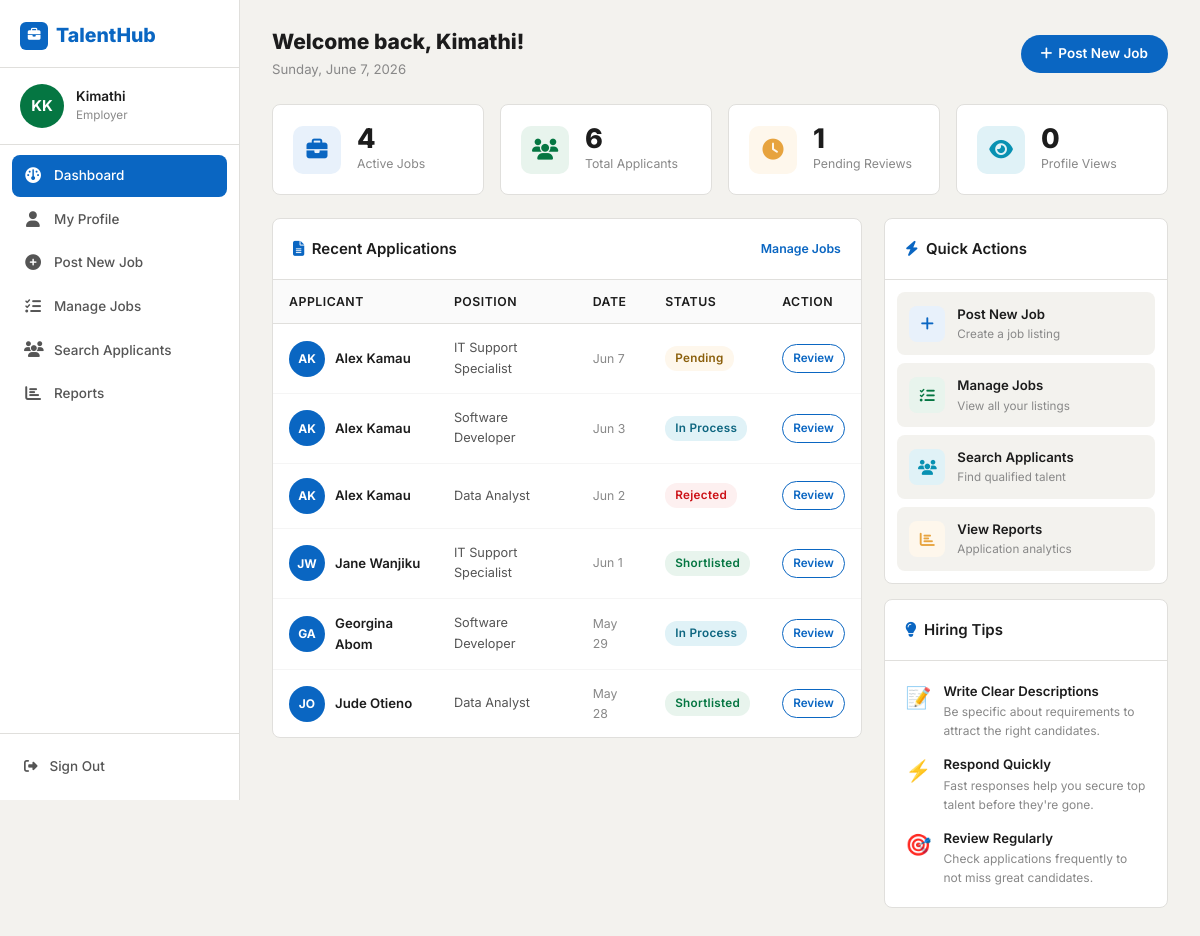
Screenshot of /staff/ (signed in) with the database file from the repository.
### job_seeker/models.py (models this page shows, shortened)
class User(AbstractUser):
    STAFF = 'staff'
    APPLICANT = 'applicant'
    user_types = [
        (STAFF, 'staff'),
        (APPLICANT, 'applicant'),
    ]
    contact = models.CharField(max_length=100, blank=True)
    location = models.CharField(max_length=100, blank=True)
    user_type = models.CharField(max_length=20, choices=user_types, blank=True)
    class Meta:
        ordering = ['first_name', 'last_name']
    @property
    def full_name(self):
        return f'{self.first_name} {self.last_name}'.strip() or self.username
    @property
    def initials(self):
        parts = self.full_name.split()
        if len(parts) >= 2:
            return (parts[0][0] + parts[-1][0]).upper()
        return self.username[:2].upper()

class Application(models.Model):
    job = models.ForeignKey(Job, on_delete=CASCADE)
    applicant = models.ForeignKey(Applicant, on_delete=CASCADE, related_name='applications')
    date_applied = models.DateTimeField(default=timezone.now)
    resume = models.FileField(upload_to='applications/resumes/', null=True, blank=True, verbose_name='Resume/CV')
    cover_letter = models.FileField(upload_to='cover_letters/', null=True, blank=True)
    status = models.CharField(max_length=20, choices=APPLICATION_STATUS, default='pending')
    reviewed_by = models.ForeignKey(Staff, blank=True, null=True, on_delete=SET_NULL, related_name='reviewed_applications')
    date_reviewed = models.DateTimeField(blank=True, null=True)
    approved = models.BooleanField(default=False)
    approved_by = models.ForeignKey(Staff, blank=True, null=True, on_delete=SET_NULL)
    date_approved = models.DateTimeField(blank=True, null=True)
    class Meta:
        constraints = [
            UniqueConstraint(fields=['job', 'applicant'], name='unique_applicant_job_match')
        ]
        ordering = ['-date_applied']

class Applicant(models.Model):
    user = models.OneToOneField(User, on_delete=CASCADE, primary_key=True, related_name='applicant')
    resume = models.FileField(upload_to='resumes/', null=True, blank=True)
    grad_year = models.IntegerField(blank=True, null=True)
    job_type = models.CharField(max_length=30, choices=JOB_TYPES, default='Full Time')

class Job(models.Model):
    staff = models.ForeignKey(User, related_name='jobs', on_delete=models.CASCADE, null=True)
    title = models.CharField(max_length=255)
    company = models.CharField(max_length=200, null=True, blank=True)
    location = models.CharField(max_length=255)
    description = models.TextField()
    skills_req = models.CharField(max_length=500, null=True, blank=True)
    job_type = models.CharField(max_length=30, choices=JOB_TYPES, default='Full Time', null=True)
    link = models.URLField(null=True, blank=True)
    salary = models.CharField(max_length=100, null=True, blank=True)
    slug = AutoSlugField(populate_from='title', unique=True, null=True)
    date_posted = models.DateTimeField(default=timezone.now)
    deadline = models.DateField(null=True, blank=True)

### job_seeker/decorators.py (the view)
    def wrapper_func(request, *args, **kwargs):
        if not request.user.is_authenticated:
            return redirect('login')
        if request.user.user_type == User.STAFF or request.user.is_superuser:
            return view_func(request, *args, **kwargs)
        messages.error(request, 'Access denied. This page is for employers only.')
        return redirect('home')

### job_seeker/views.py (called while the page is built)
@login_required
@staff_required
def staff_dashboard(request):
    user = request.user
    my_jobs = Job.objects.filter(staff=user)
    total_applicants = Application.objects.filter(job__staff=user).count()
    pending = Application.objects.filter(job__staff=user, status='pending').count()
    recent_applications = Application.objects.filter(
        job__staff=user
    ).select_related('job', 'applicant__user').order_by('-date_applied')[:10]
    context = {
        'active_jobs': my_jobs.count(),
        'total_applicants': total_applicants,
        'pending_reviews': pending,
        'profile_views': 0,
        'recent_applications': recent_applications,
        'my_jobs': my_jobs[:5],
    }
    return render(request, 'staff/staff.html', context)

### templates/staff/staff.html (shortened to what this page needs)
{% extends 'base.html' %}
{% block body %}
{% include 'staff/side_bar_staff.html' %}
<div class="sidebar-main">
  <div class="page-header">
    <div>
      <h1 class="page-title">Welcome back, {{ request.user.first_name|default:request.user.username }}!</h1>
      <p class="page-subtitle">{% now "l, N j, Y" %}</p>
    </div>
    <a href="{% url 'add-job' %}" class="btn-primary-th">
      <i class="fa-solid fa-plus"></i> Post New Job
    </a>
  </div>
  <div class="stats-row mb-4">
    <div class="stat-card">
      <div class="stat-icon stat-icon-blue"><i class="fa-solid fa-briefcase"></i></div>
      <div>
        <div class="stat-number">{{ active_jobs }}</div>
        <p class="stat-label">Active Jobs</p>
      </div>
    </div>
    <div class="stat-card">
      <div class="stat-icon stat-icon-green"><i class="fa-solid fa-users"></i></div>
      <div>
        <div class="stat-number">{{ total_applicants }}</div>
        <p class="stat-label">Total Applicants</p>
      </div>
    </div>
    <div class="stat-card">
      <div class="stat-icon stat-icon-orange"><i class="fa-solid fa-clock"></i></div>
      <div>
        <div class="stat-number">{{ pending_reviews }}</div>
        <p class="stat-label">Pending Reviews</p>
      </div>
    </div>
    <div class="stat-card">
      <div class="stat-icon stat-icon-info"><i class="fa-solid fa-eye"></i></div>
      <div>
        <div class="stat-number">0</div>
        <p class="stat-label">Profile Views</p>
      </div>
    </div>
  </div>
  <div class="row g-4">
    <div class="col-lg-8">
      <div class="th-card">
        <div class="th-card-header d-flex justify-content-between align-items-center">
          <span><i class="fa-solid fa-file-lines me-2 text-primary-th"></i>Recent Applications</span>
          <a href="{% url 'job-list' %}" style="font-size:.82rem;color:var(--primary);">Manage Jobs</a>
        </div>
        <div class="th-card-body" style="padding:0;">
          {% if recent_applications %}
          <table class="th-table">
            <thead>
              <tr>
                <th>Applicant</th>
                <th>Position</th>
                <th>Date</th>
                <th>Status</th>
                <th>Action</th>
              </tr>
            </thead>
            <tbody>
              {% for app in recent_applications %}
              <tr>
                <td>
                  <div class="td-user">
                    <div class="td-avatar">{{ app.applicant.user.initials }}</div>
                    <div style="font-size:.88rem;font-weight:600;color:var(--text-dark);">{{ app.applicant.user.full_name }}</div>
                  </div>
                </td>
                <td style="font-size:.85rem;">{{ app.job.title }}</td>
                <td style="font-size:.82rem;color:var(--text-light);">{{ app.date_applied|date:"M j" }}</td>
                <td><span class="badge-status badge-{{ app.status }}">{{ app.get_status_display }}</span></td>
                <td>
                  <a href="{% url 'applicant-details' app.id %}" class="btn-outline-th" style="font-size:.78rem;padding:4px 10px;">Review</a>
                </td>
              </tr>
              {% endfor %}
            </tbody>
          </table>
          {% endif %}
        </div>
      </div>
    </div>
    <div class="col-lg-4">
      <div class="th-card mb-3">
        <div class="th-card-header"><i class="fa-solid fa-bolt me-2 text-primary-th"></i>Quick Actions</div>
        <div class="th-card-body" style="padding:12px;">
          <div style="display:flex;flex-direction:column;gap:8px;">
            <a href="{% url 'add-job' %}" style="display:flex;align-items:center;gap:12px;padding:12px;background:var(--bg);border-radius:8px;text-decoration:none;">
              <div style="width:36px;height:36px;background:var(--primary-lt);border-radius:8px;display:flex;align-items:center;justify-content:center;color:var(--primary);">
                <i class="fa-solid fa-plus"></i>
              </div>
              <div>
                <div style="font-size:.88rem;font-weight:600;color:var(--text-dark);">Post New Job</div>
                <div style="font-size:.78rem;color:var(--text-light);">Create a job listing</div>
              </div>
            </a>
            <a href="{% url 'job-list' %}" style="display:flex;align-items:center;gap:12px;padding:12px;background:var(--bg);border-radius:8px;text-decoration:none;">
              <div style="width:36px;height:36px;background:var(--success-lt);border-radius:8px;display:flex;align-items:center;justify-content:center;color:var(--success);">
                <i class="fa-solid fa-list-check"></i>
              </div>
              <div>
                <div style="font-size:.88rem;font-weight:600;color:var(--text-dark);">Manage Jobs</div>
                <div style="font-size:.78rem;color:var(--text-light);">View all your listings</div>
              </div>
            </a>
            <a href="{% url 'search-applicant' %}" style="display:flex;align-items:center;gap:12px;padding:12px;background:var(--bg);border-radius:8px;text-decoration:none;">
              <div style="width:36px;height:36px;background:var(--info-lt);border-radius:8px;display:flex;align-items:center;justify-content:center;color:var(--info);">
                <i class="fa-solid fa-users"></i>
              </div>
              <div>
                <div style="font-size:.88rem;font-weight:600;color:var(--text-dark);">Search Applicants</div>
                <div style="font-size:.78rem;color:var(--text-light);">Find qualified talent</div>
              </div>
            </a>
            <a href="{% url 'applied-any-month' %}" style="display:flex;align-items:center;gap:12px;padding:12px;background:var(--bg);border-radius:8px;text-decoration:none;">
              <div style="width:36px;height:36px;background:var(--warning-lt);border-radius:8px;display:flex;align-items:center;justify-content:center;color:var(--warning);">
                <i class="fa-solid fa-chart-bar"></i>
              </div>
              <div>
                <div style="font-size:.88rem;font-weight:600;color:var(--text-dark);">View Reports</div>
                <div style="font-size:.78rem;color:var(--text-light);">Application analytics</div>
              </div>
            </a>
          </div>
        </div>
      </div>
      <div class="th-card">
        <div class="th-card-header"><i class="fa-solid fa-lightbulb me-2 text-primary-th"></i>Hiring Tips</div>
        <div class="th-card-body">
          <div style="display:flex;flex-direction:column;gap:14px;">
            <div style="display:flex;gap:12px;">
              <div style="font-size:1.4rem;flex-shrink:0;">📝</div>
              <div>
                <div style="font-size:.88rem;font-weight:600;color:var(--text-dark);">Write Clear Descriptions</div>
                <div style="font-size:.8rem;color:var(--text-light);">Be specific about requirements to attract the right candidates.</div>
              </div>
            </div>
            <div style="display:flex;gap:12px;">
              <div style="font-size:1.4rem;flex-shrink:0;">⚡</div>
              <div>
                <div style="font-size:.88rem;font-weight:600;color:var(--text-dark);">Respond Quickly</div>
                <div style="font-size:.8rem;color:var(--text-light);">Fast responses help you secure top talent before they're gone.</div>
              </div>
            </div>
            <div style="display:flex;gap:12px;">
              <div style="font-size:1.4rem;flex-shrink:0;">🎯</div>
              <div>
                <div style="font-size:.88rem;font-weight:600;color:var(--text-dark);">Review Regularly</div>
                <div style="font-size:.8rem;color:var(--text-light);">Check applications frequently to not miss great candidates.</div>
              </div>
            </div>
          </div>
        </div>
      </div>
    </div>
  </div>
</div>
{% endblock %}

### templates/staff/side_bar_staff.html (shortened to what this page needs)
{% load static %}
<aside class="th-sidebar" id="staffSidebar">
  <div class="sidebar-logo-area">
    <a href="{% url 'home' %}" class="sidebar-logo">
      <div style="width:28px;height:28px;background:var(--primary);border-radius:6px;display:flex;align-items:center;justify-content:center;color:white;font-size:.85rem;flex-shrink:0;">
        <i class="fa-solid fa-briefcase"></i>
      </div>
      TalentHub
    </a>
  </div>
  <div class="sidebar-user-area">
    <div class="sidebar-avatar" style="background:var(--success);">{{ request.user.initials }}</div>
    <div style="min-width:0;">
      <p class="sidebar-user-name">{{ request.user.first_name|default:request.user.username }}</p>
      <p class="sidebar-user-email">Employer</p>
    </div>
  </div>
  <ul class="sidebar-nav">
    <li>
      <a href="{% url 'staff' %}" class="{% if request.resolver_match.url_name == 'staff' %}active{% endif %}">
        <i class="fa-solid fa-gauge"></i> Dashboard
      </a>
    </li>
    <li>
      <a href="{% url 'my-profile' %}" class="{% if request.resolver_match.url_name == 'my-profile' %}active{% endif %}">
        <i class="fa-solid fa-user"></i> My Profile
      </a>
    </li>
    <li>
      <a href="{% url 'add-job' %}" class="{% if request.resolver_match.url_name == 'add-job' %}active{% endif %}">
        <i class="fa-solid fa-plus-circle"></i> Post New Job
      </a>
    </li>
    <li>
      <a href="{% url 'job-list' %}" class="{% if request.resolver_match.url_name == 'job-list' %}active{% endif %}">
        <i class="fa-solid fa-list-check"></i> Manage Jobs
      </a>
    </li>
    <li>
      <a href="{% url 'search-applicant' %}" class="{% if request.resolver_match.url_name == 'search-applicant' %}active{% endif %}">
        <i class="fa-solid fa-users"></i> Search Applicants
      </a>
    </li>
    <li>
      <a href="{% url 'applied-any-month' %}" class="{% if request.resolver_match.url_name == 'applied-any-month' %}active{% endif %}">
        <i class="fa-solid fa-chart-bar"></i> Reports
      </a>
    </li>
  </ul>
  <div class="sidebar-footer">
    <a href="{% url 'logout' %}" class="sidebar-logout">
      <i class="fa-solid fa-right-from-bracket"></i> Sign Out
    </a>
  </div>
</aside>

### rows the page displays
User: user.initials "KK", user.first_name "Kimathi"
Application: applicant.user.initials "AK", applicant.user.full_name "Alex Kamau", job "IT Support Specialist", date_applied "Jun 7", status "Pending"
Application: applicant.user.initials "AK", applicant.user.full_name "Alex Kamau", job "Software Developer", date_applied "Jun 3", status "In Process"
Application: applicant.user.initials "AK", applicant.user.full_name "Alex Kamau", job "Data Analyst", date_applied "Jun 2", status "Rejected"
Application: applicant.user.initials "JW", applicant.user.full_name "Jane Wanjiku", job "IT Support Specialist", date_applied "Jun 1", status "Shortlisted"
Application: applicant.user.initials "GA", applicant.user.full_name "Georgina Abom", job "Software Developer", date_applied "May 29", status "In Process"
Application: applicant.user.initials "JO", applicant.user.full_name "Jude Otieno", job "Data Analyst", date_applied "May 28", status "Shortlisted"

### other values shown
{{ active_jobs }} "4"
{{ total_applicants }} "6"
{{ pending_reviews }} "1"
